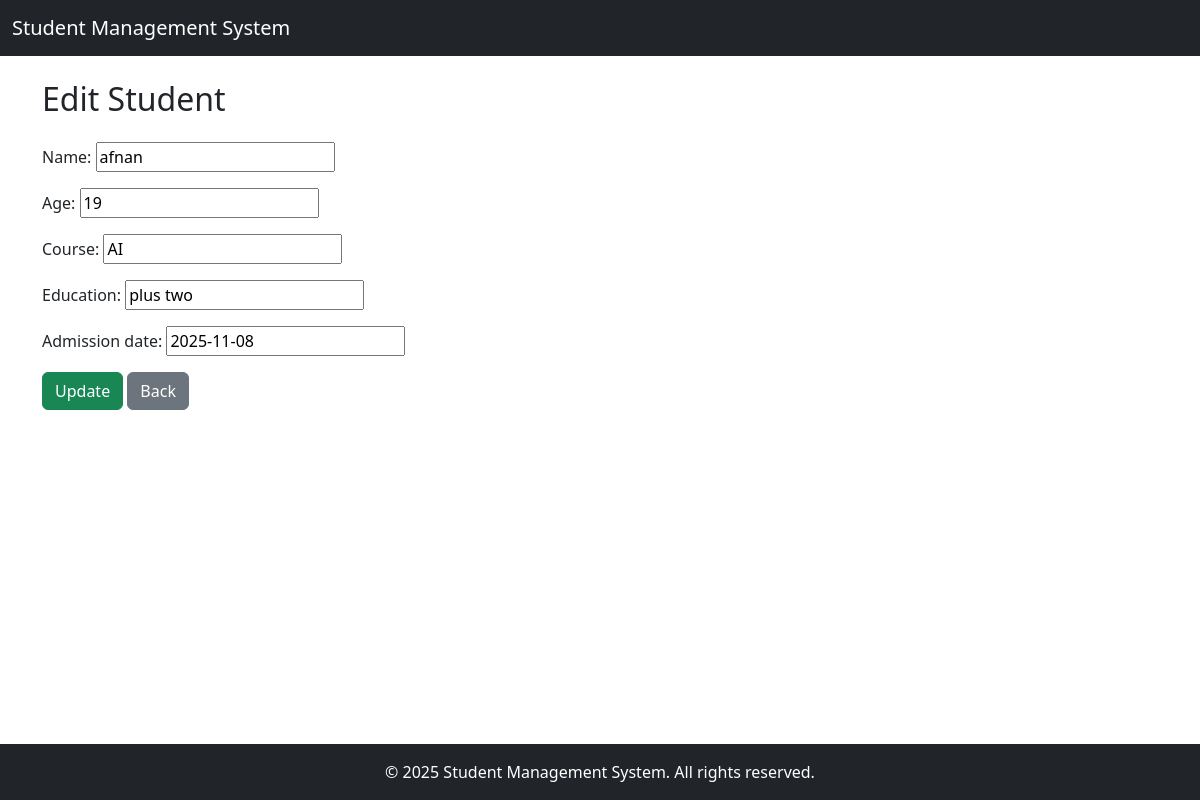
The page /edit/4/ (signed in) on the database its author committed.
### records/models.py (models this page shows, shortened)
class Student(models.Model):
    name = models.CharField(max_length=100)
    age = models.IntegerField()
    course = models.CharField(max_length=100)
    education = models.CharField(max_length=100)
    admission_date = models.DateField()

### records/views.py (the view)
# urls.py: path('edit/<int:pk>/', views.edit_student, name='edit_student'),
@login_required
def edit_student(request, pk):
    student = get_object_or_404(Student, pk=pk)
    if request.method == 'POST':
        form = StudentForm(request.POST, instance=student)
        if form.is_valid():
            form.save()
            return redirect('student_list')
    else:
        form = StudentForm(instance=student)
    return render(request, 'student/add.html', {'form': form, 'edit': True})

### records/forms.py
class StudentForm(forms.ModelForm):
    class Meta:
        model = Student
        fields = ['name', 'age', 'course', 'education', 'admission_date']

### records/templates/student/add.html (shortened to what this page needs)
{% extends 'student/base.html' %}
{% load static %}
{% block content %}
<!DOCTYPE html>
<html>
<head>
    <link href="https://cdn.jsdelivr.net/npm/bootstrap@5.3.0/dist/css/bootstrap.min.css" rel="stylesheet">
</head>
<body class="container mt-4">
    <h2 class="mb-4">{% if edit %}Edit{% else %}Add{% endif %} Student</h2>
    <form method="post">
        {{ form.as_p }}
        <button type="submit" class="btn btn-success">{% if edit %}Update{% else %}Add{% endif %}</button>
        <a href="{% url 'student_list' %}" class="btn btn-secondary">Back</a>
    </form>
</body>
</html>
{% endblock %}

### rows shown on the page
Student: name "afnan", age "19", course "AI", education "plus two", admission_date "2025-11-08"

### other values the page prints
{{ year|default:"2025" }} "2025"
